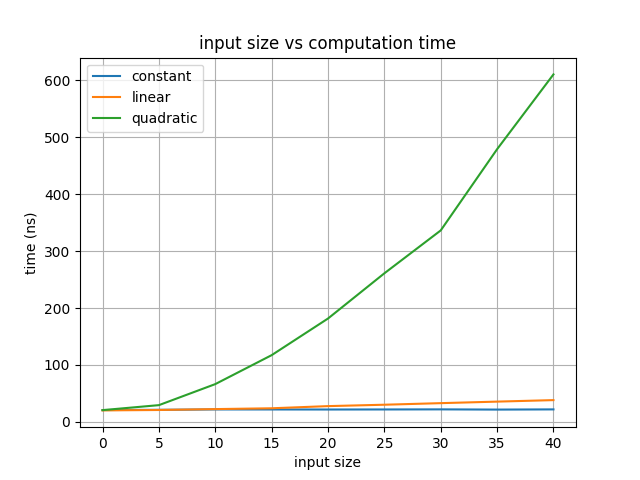

Write the Python code that produced this figure.
import argparse

import matplotlib.pyplot as plt
import pandas as pd

parser = argparse.ArgumentParser()
parser.add_argument('input')
parser.add_argument('output')
parser.add_argument('--logorithmic', action='store_true')

args = parser.parse_args()

df = pd.read_csv(args.input)

fig, ax = plt.subplots()

if args.logorithmic:
    ax.set_yscale('log')

ax.plot(df["n"], df["constant time (ns)"], label="constant")
ax.plot(df["n"], df["linear time (ns)"], label="linear")
ax.plot(df["n"], df["quadratic time (ns)"], label="quadratic")
ax.legend()

ax.set(xlabel="input size", ylabel="time (ns)", title="input size vs computation time")
ax.grid()

fig.savefig(args.output)
